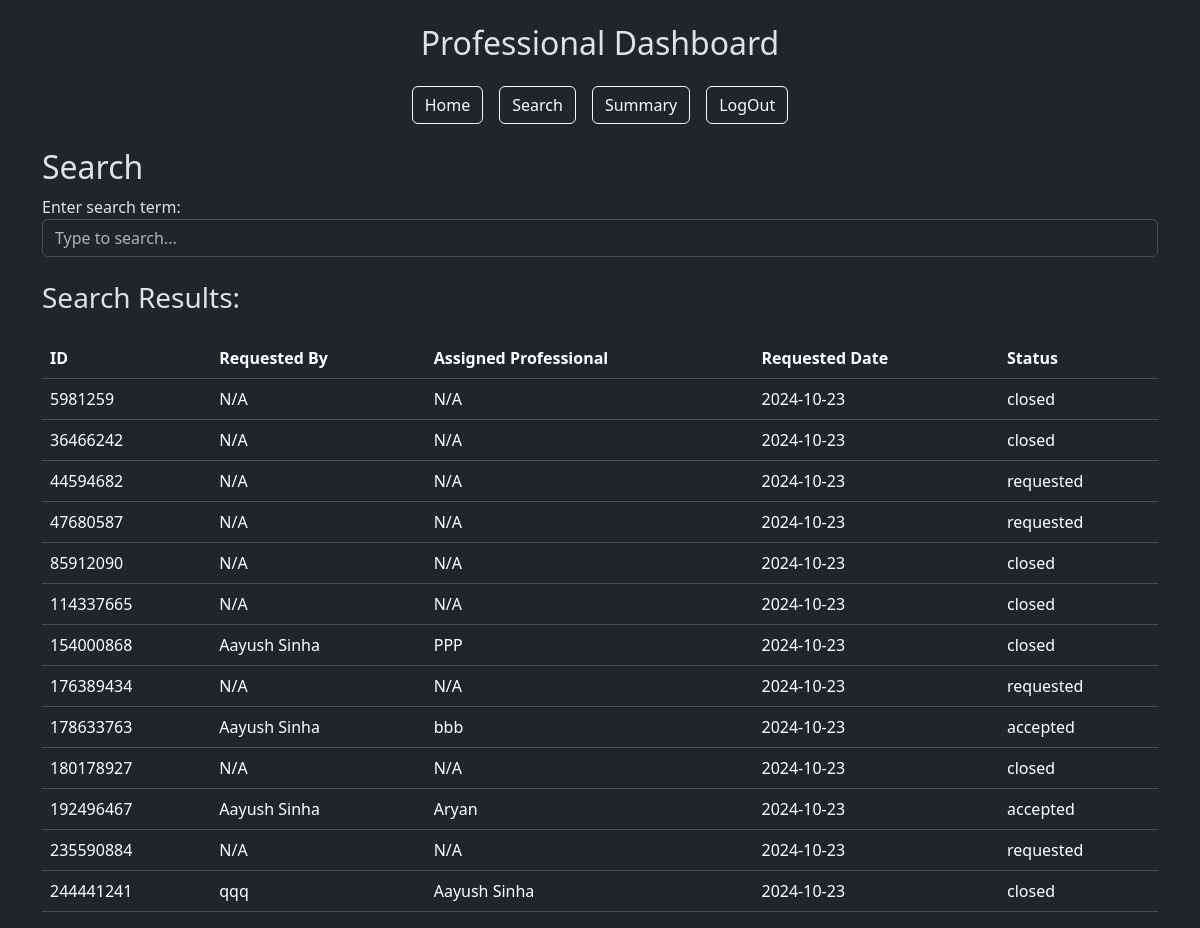
/search (signed in), run on an earlier commit of the app's database.
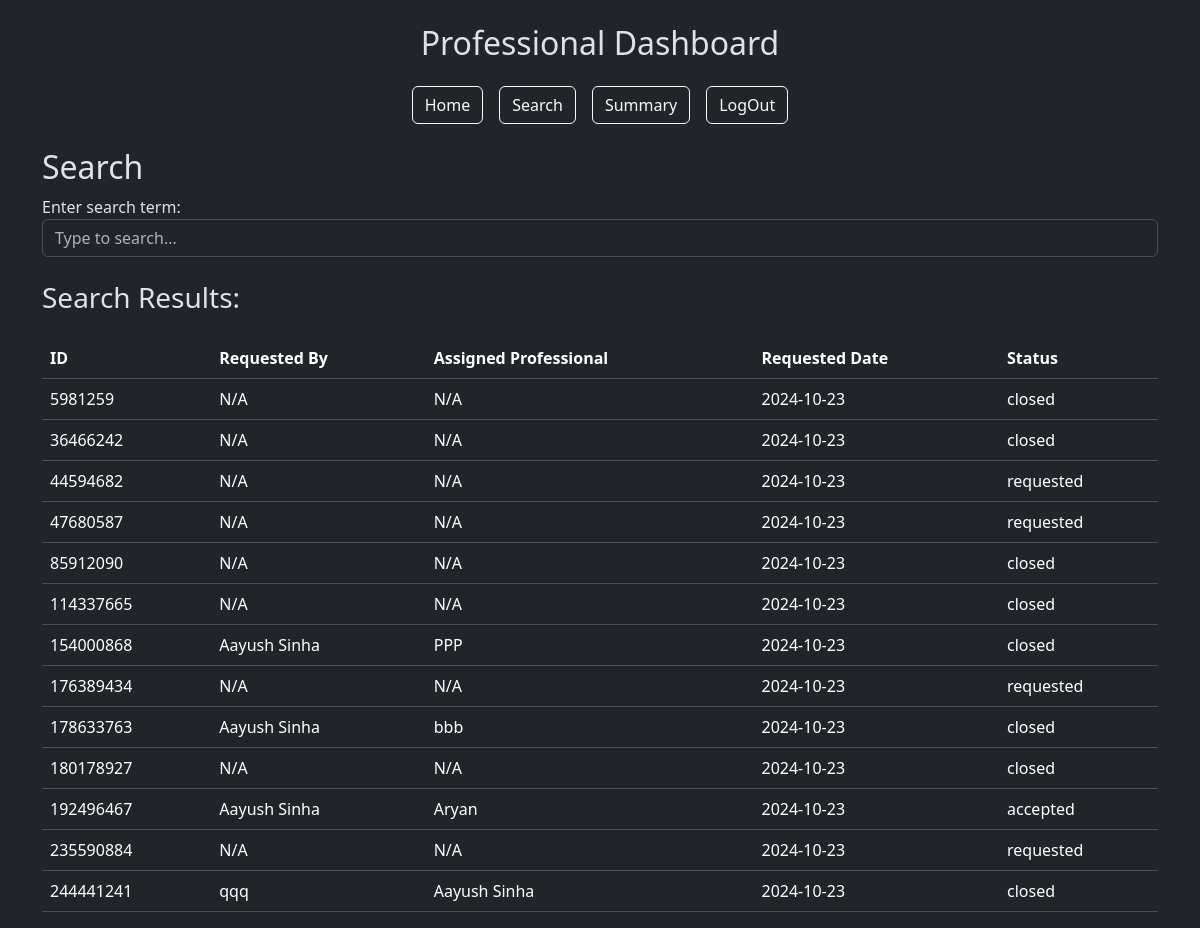
And on a later commit of the database.
### models.py (models this page shows)
class ServiceRequest(db.Model):
    __tablename__ = 'service_request'
    id = db.Column(db.Integer, primary_key=True)
    customer_id = db.Column(db.Integer, db.ForeignKey('customer.id'), nullable=False)  # Reference to Customer
    professional_id = db.Column(db.Integer, db.ForeignKey('professional.id'), nullable=True)  # Reference to Professional
    service_id = db.Column(db.Integer, db.ForeignKey('service.id'), nullable=False)
    date_of_request = db.Column(db.DateTime, default=datetime.utcnow, nullable=False)
    date_of_completion = db.Column(db.DateTime, nullable=True)
    status = db.Column(db.String(20), default='requested', nullable=False)
    rating = db.Column(db.Integer, nullable=True)
    remarks = db.Column(db.Text, nullable=True)
    rejected_by = db.Column(MutableList.as_mutable(JSON), default=[])
    customer = db.relationship('Customer', back_populates='service_requests')
    service = db.relationship('Service', back_populates='service_requests')
    professional = db.relationship('Professional', back_populates='service_requests')
    review = db.relationship('Review', back_populates='service_request', lazy=True)

class User(db.Model):
    __tablename__ = "user"
    id = db.Column(db.Integer, primary_key=True)
    username = db.Column(db.String(80), unique=True, nullable=False)
    passhash = db.Column(db.String(80), nullable=False)
    name = db.Column(db.String(80), nullable=False)
    role = db.Column(db.String(20), nullable=False)
    is_blocked = db.Column(db.Boolean, default=False, nullable=False)
    professional = db.relationship('Professional', backref='user', lazy=True)
    customer = db.relationship('Customer', backref='user', lazy=True)

### app.py (the view)
@app.route('/search', methods=['GET', 'POST'])
def search():
    if session['user_role'] == 'admin':
        user = {'is_blocked': False}
    else:
        user = User.query.get(session['user_id'])
    customers = Customer.query.all()
    professionals = Professional.query.all()
    services = Service.query.all()
    service_requests = ServiceRequest.query.all()
    return render_template('search.html', user=user, customers=customers, professionals=professionals, services=services, service_requests=service_requests)

### templates/search.html (shortened to what this page needs)
{% extends "layout.html" %}  {% block content %}
<h2>Search</h2>
<div class="form-group">
  <label for="search_term">Enter search term:</label>
  <input
    type="text"
    class="form-control"
    id="search_term"
    name="search_term"
    placeholder="Type to search..."
  />
</div>
<h3 class="my-4">Search Results:</h3>
{% if session.get('user_role') == 'admin' %}
<h4>Service Requests:</h4>
<div class="table-responsive admin">
  <table class="table">
    <thead>
      <tr>
        <th>ID</th>
        <th>Requested By</th>
        <th>Assigned Professional</th>
        <th>Requested Date</th>
        <th>Status</th>
      </tr>
    </thead>
    <tbody>
      {% for service_request in service_requests %}
      <tr class="item">
        <td>{{service_request.id}}</td>
        <td>
          {{ service_request.customer.user.name if service_request.professional
          else 'N/A' }}
        </td>
        <td>
          {{ service_request.professional.user.name if
          service_request.professional else 'N/A' }}
        </td>
        <td>{{service_request.date_of_request.strftime('%Y-%m-%d') }}</td>
        <td>{{service_request.status}}</td>
      </tr>
      {% endfor %}
    </tbody>
  </table>
</div>
<h4>Customers:</h4>
<div class="table-responsive admin">
  <table class="table">
    <thead>
      <tr>
        <th>ID</th>
        <th>Name</th>
        <th>Address</th>
        <th>Contact</th>
        <th>Pincode</th>
      </tr>
    </thead>
    <tbody>
      {% for customer in customers %}
      <tr class="item">
        <td>{{customer.id}}</td>
        <td>{{customer.user.name}}</td>
        <td>{{customer.address}}</td>
        <td>{{customer.contact}}</td>
        <td>{{customer.pincode}}</td>
      </tr>
      {% endfor %}
    </tbody>
  </table>
</div>
<h4>Professionals:</h4>
<div class="table-responsive admin">
  <table class="table">
    <thead>
      <tr>
        <th>ID</th>
        <th>Name</th>
        <th>Experience</th>
        <th>Service Name</th>
        <th>Pincode</th>
      </tr>
    </thead>
    <tbody>
      {% for professional in professionals %}
      <tr class="item">
        <td>{{professional.id}}</td>
        <td>{{professional.user.name}}</td>
        <td>{{professional.experience}}</td>
        <td>{{professional.service_name}}</td>
        <td>{{professional.pincode}}</td>
      </tr>
      {% endfor %}
    </tbody>
  </table>
</div>
{% elif session.get('user_role') == 'professional' %}
<div class="table-responsive">
  <table class="table">
    <thead>
      <tr>
        <th>ID</th>
        <th>Requested By</th>
        <th>Assigned Professional</th>
        <th>Requested Date</th>
        <th>Status</th>
      </tr>
    </thead>
    <tbody>
      {% for service_request in service_requests %}
      <tr class="item">
        <td>{{service_request.id}}</td>
        <td>
          {{ service_request.customer.user.name if service_request.professional
          else 'N/A' }}
        </td>
        <td>
          {{ service_request.professional.user.name if
          service_request.professional else 'N/A' }}
        </td>
        <td>{{service_request.date_of_request.strftime('%Y-%m-%d') }}</td>
        <td>{{service_request.status}}</td>
      </tr>
      {% endfor %}
    </tbody>
  </table>
</div>
{% endif %} {% endblock %}

What changed in the data, as far as the page shows it:
changed ServiceRequest "bbb": status "accepted" → "closed"
